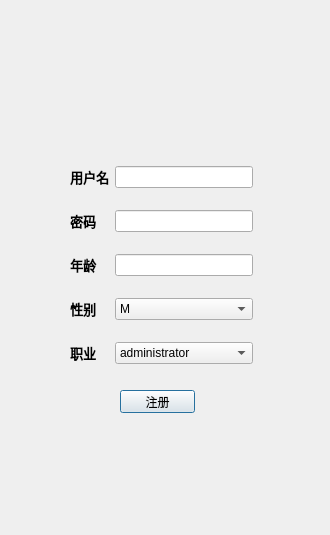
<?xml version="1.0" encoding="UTF-8"?>
<ui version="4.0">
 <class>Dialog</class>
 <widget class="QDialog" name="Dialog">
  <property name="geometry">
   <rect>
    <x>0</x>
    <y>0</y>
    <width>330</width>
    <height>535</height>
   </rect>
  </property>
  <property name="windowTitle">
   <string>Dialog</string>
  </property>
  <widget class="QPushButton" name="pushButton">
   <property name="geometry">
    <rect>
     <x>120</x>
     <y>390</y>
     <width>75</width>
     <height>23</height>
    </rect>
   </property>
   <property name="text">
    <string>注册</string>
   </property>
  </widget>
  <widget class="QLabel" name="label_6">
   <property name="geometry">
    <rect>
     <x>100</x>
     <y>40</y>
     <width>101</width>
     <height>91</height>
    </rect>
   </property>
   <property name="text">
    <string/>
   </property>
   <property name="pixmap">
    <pixmap>C:/Users/Administrator/Desktop/MainWindow_1.png</pixmap>
   </property>
   <property name="scaledContents">
    <bool>true</bool>
   </property>
  </widget>
  <widget class="QWidget" name="">
   <property name="geometry">
    <rect>
     <x>70</x>
     <y>150</y>
     <width>183</width>
     <height>231</height>
    </rect>
   </property>
   <layout class="QGridLayout" name="gridLayout">
    <item row="0" column="1">
     <widget class="QLineEdit" name="lineEdit"/>
    </item>
    <item row="1" column="0">
     <widget class="QLabel" name="label_2">
      <property name="font">
       <font>
        <family>Cambria Math</family>
        <pointsize>10</pointsize>
        <weight>75</weight>
        <bold>true</bold>
       </font>
      </property>
      <property name="text">
       <string>密码</string>
      </property>
     </widget>
    </item>
    <item row="1" column="1">
     <widget class="QLineEdit" name="lineEdit_2"/>
    </item>
    <item row="2" column="1">
     <widget class="QLineEdit" name="lineEdit_3"/>
    </item>
    <item row="3" column="0">
     <widget class="QLabel" name="label_4">
      <property name="font">
       <font>
        <family>Cambria Math</family>
        <pointsize>10</pointsize>
        <weight>75</weight>
        <bold>true</bold>
       </font>
      </property>
      <property name="text">
       <string>性别</string>
      </property>
     </widget>
    </item>
    <item row="0" column="0">
     <widget class="QLabel" name="label">
      <property name="font">
       <font>
        <family>Cambria Math</family>
        <pointsize>10</pointsize>
        <weight>75</weight>
        <bold>true</bold>
       </font>
      </property>
      <property name="text">
       <string>用户名</string>
      </property>
     </widget>
    </item>
    <item row="2" column="0">
     <widget class="QLabel" name="label_3">
      <property name="font">
       <font>
        <family>Cambria Math</family>
        <pointsize>10</pointsize>
        <weight>75</weight>
        <bold>true</bold>
       </font>
      </property>
      <property name="text">
       <string>年龄</string>
      </property>
     </widget>
    </item>
    <item row="4" column="1">
     <widget class="QComboBox" name="comboBox">
      <item>
       <property name="text">
        <string>administrator</string>
       </property>
      </item>
      <item>
       <property name="text">
        <string>artist</string>
       </property>
      </item>
      <item>
       <property name="text">
        <string>doctor</string>
       </property>
      </item>
      <item>
       <property name="text">
        <string>educator</string>
       </property>
      </item>
      <item>
       <property name="text">
        <string>engineer</string>
       </property>
      </item>
      <item>
       <property name="text">
        <string>entertainment</string>
       </property>
      </item>
      <item>
       <property name="text">
        <string>executive</string>
       </property>
      </item>
      <item>
       <property name="text">
        <string>healthcare</string>
       </property>
      </item>
      <item>
       <property name="text">
        <string>homemaker</string>
       </property>
      </item>
      <item>
       <property name="text">
        <string>lawyer</string>
       </property>
      </item>
      <item>
       <property name="text">
        <string>librarian</string>
       </property>
      </item>
      <item>
       <property name="text">
        <string>marketing</string>
       </property>
      </item>
      <item>
       <property name="text">
        <string>none</string>
       </property>
      </item>
      <item>
       <property name="text">
        <string>other</string>
       </property>
      </item>
      <item>
       <property name="text">
        <string>programmer</string>
       </property>
      </item>
      <item>
       <property name="text">
        <string>retired</string>
       </property>
      </item>
      <item>
       <property name="text">
        <string>salesman</string>
       </property>
      </item>
      <item>
       <property name="text">
        <string>scientist</string>
       </property>
      </item>
      <item>
       <property name="text">
        <string>student</string>
       </property>
      </item>
      <item>
       <property name="text">
        <string>technician</string>
       </property>
      </item>
      <item>
       <property name="text">
        <string>writer</string>
       </property>
      </item>
     </widget>
    </item>
    <item row="3" column="1">
     <widget class="QComboBox" name="comboBox_2">
      <item>
       <property name="text">
        <string>M</string>
       </property>
      </item>
      <item>
       <property name="text">
        <string>F</string>
       </property>
      </item>
     </widget>
    </item>
    <item row="4" column="0">
     <widget class="QLabel" name="label_5">
      <property name="font">
       <font>
        <family>Cambria Math</family>
        <pointsize>10</pointsize>
        <weight>75</weight>
        <bold>true</bold>
       </font>
      </property>
      <property name="text">
       <string>职业</string>
      </property>
     </widget>
    </item>
   </layout>
  </widget>
 </widget>
 <resources/>
 <connections/>
</ui>
